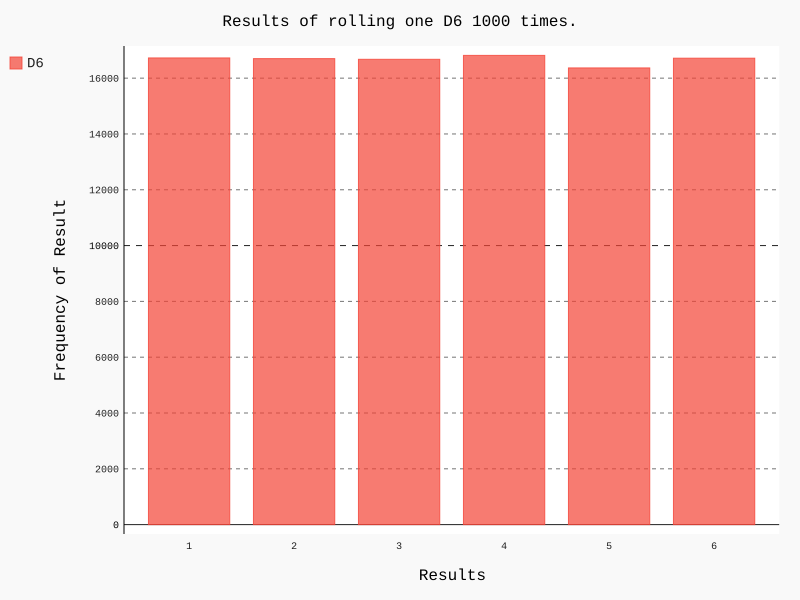

The Python source for this figure:
# @Time: 2020/8/27 11:14
# @Author: Yizhe
# @File: die_visual.py
# @Software: PyCharm
import pygal
from die import Die

# Create a D6.
die = Die()

# Make some rools, and store results in a list.
results = []
for roll_num in range(100000):
    result = die.roll()
    results.append(result)

# Analyze the results.
frequencies = []
for value in range(1, die.num_sides+1):
    frequency = results.count(value)
    frequencies.append(frequency)

# Visualize the results.
hist = pygal.Bar()

hist.title = "Results of rolling one D6 1000 times."
hist.x_labels= ['1', '2', '3', '4', '5', '6']
hist.x_title = "Results"
hist.y_title = "Frequency of Result"

hist. add('D6', frequencies)
hist.render_to_file('die_visual.svg')
